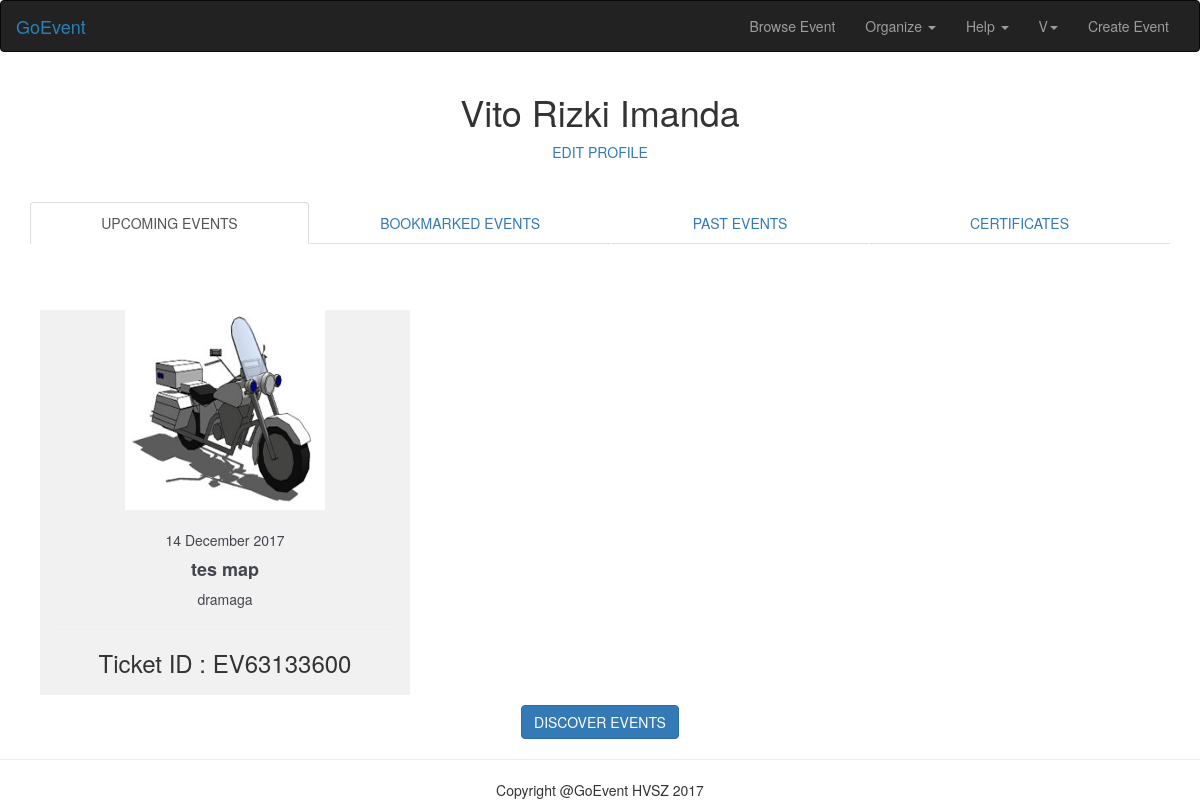
/pages/profile/index.php (signed in), run on the app's committed database.
### tables this page shows
CREATE TABLE `attendant` (
  `user_id` int(11) NOT NULL,
  `event_id` int(11) NOT NULL,
  `status` tinyint(1) NOT NULL DEFAULT '0',
  `ticket_id` varchar(50) NOT NULL,
  `arrival_time` time NOT NULL
);

CREATE TABLE `events` (
  `event_id` int(11) NOT NULL,
  `event_name` varchar(50) NOT NULL,
  `event_city` text NOT NULL,
  `event_date_starts` date NOT NULL,
  `event_time_starts` time NOT NULL,
  `event_date_ends` date NOT NULL,
  `event_time_ends` time NOT NULL,
  `event_capacity` int(11) NOT NULL,
  `event_certificate` text NOT NULL,
  `event_description` text NOT NULL,
  `event_video` varchar(255) NOT NULL,
  `event_photo` text NOT NULL,
  `organizer_id` int(11) NOT NULL,
  `ticket_name` varchar(50) NOT NULL,
  `ticket_quantity` int(11) NOT NULL,
  `ticket_price` int(11) NOT NULL,
  `ticket_description` text NOT NULL,
  `ticket_date_starts` date NOT NULL,
  `ticket_time_starts` time NOT NULL,
  `ticket_date_ends` date NOT NULL,
  `ticket_time_ends` time NOT NULL,
  `event_type` varchar(35) NOT NULL,
  `event_topic` varchar(35) NOT NULL,
  `latitude` float NOT NULL,
  `longitude` float NOT NULL
);

### pages/backend/attendant.php (called while the page is built, shortened)
<?php
    include('dbconnect.php');
    if (empty($_SESSION['user_id'])) {
        header("Location: ../sign_in");
    }
    else{
        $id = $_SESSION['user_id'];
        $query = mysqli_query($connect,  "SELECT * FROM attendant A JOIN events E WHERE user_id='$id' AND status=0 AND A.event_id=E.event_id ");
            if(mysqli_num_rows($query)>0){
                $upcoming = array();
                while($result =mysqli_fetch_assoc($query)){
                    $upcoming[]=$result;
                }
            }
            else{
                $upcoming=0;
            }
    }
?>

### pages/profile/index.php (the view, shortened to what this page needs)
<?php
    require_once '../backend/dbconnect.php';
    require_once '../backend/attendant.php';
?>
<!DOCTYPE html>
<html lang="en" >
<head>
  <link href="../../css/bootstrap.min.css" rel="stylesheet">
  <link href="../../css/style.css" rel="stylesheet" />
  <link rel="stylesheet" href="https://maxcdn.bootstrapcdn.com/bootstrap/3.3.7/css/bootstrap.min.css">
    <link rel="stylesheet" href="https://cdnjs.cloudflare.com/ajax/libs/bootstrap-select/1.12.4/css/bootstrap-select.min.css">
</head>
<body>
    <nav class="navbar navbar-inverse">
        <div class="container-fluid">
          <div class="navbar-header">
            <a class="navbar-brand" id="goevent_color" href="../../">GoEvent</a>
          </div>
          <div class="collapse navbar-collapse" id="bs-example-navbar-collapse-1">
            <ul class="nav navbar-nav navbar-right">
              <li><a href="../../pages/browse_event">Browse Event</a></li>
              <li class="dropdown">
                <a href="#" class="dropdown-toggle" data-toggle="dropdown" role="button" aria-haspopup="true" aria-expanded="false">Organize <span class="caret"></span></a>
              </li>
              <li class="dropdown">
                <a href="#" class="dropdown-toggle" data-toggle="dropdown" role="button" aria-haspopup="true" aria-expanded="false">Help <span class="caret"></span></a>
              </li>
              <?php if (!empty($_SESSION['user_id'])) { $user_name = $_SESSION['user_name'];?>
              <li class="dropdown">
                <a href="#" class="dropdown-toggle" data-toggle="dropdown" role="button" aria-haspopup="true" aria-expanded="false"><?php echo strtoupper(substr($user_name,0,1)) ?><span class="caret"></span></a>
              </li>
              <?php } else {
               header('Location: ../sign_in/' );
              } ?>
              <li><a href="../../pages/organizer_profile_choose_create">Create Event</a></li>
            </ul>
          </div>
        </div>
    </nav>
    <div class="container text-center">
      <h1> <?php echo $_SESSION['user_name']; ?> </h1>
      <a href="../../pages/account_setting">EDIT PROFILE</a>
    </div>
    <br />
    <br />
    <div class="container">
      <ul class="nav nav-tabs nav-justified text-center">
            <li class="active"><a data-toggle="tab" href="#upcoming">UPCOMING EVENTS</a></li>
            <li><a data-toggle="tab" href="#bookmark">BOOKMARKED EVENTS</a></li>
            <li><a data-toggle="tab" href="#past">PAST EVENTS</a></li>
            <li><a data-toggle="tab" href="#certificate">CERTIFICATES</a></li>
      </ul>
      <div class="tab-content text-center">
        <div id="upcoming" class="tab-pane fade in active">
          <br />
          <div class="container">
                    <br />
                    <div class="row">
          <?php if($upcoming!=0) {
            for($i=0; $i<count($upcoming); $i++){?>
                <?php $event_id_encrypt = base64_encode($upcoming[$i]['event_id']); ?>
                          <div onclick="location.href='../../pages/ticket?event_id=<?php echo $event_id_encrypt?>';" style="cursor: pointer; border: 10px solid white; background-color: #f1f1f1;" class="col-lg-4 text-center" id="card_event_profile">
                            <img src='../../photo_event/<?php echo $upcoming[$i]['event_photo']; ?>' width='200' height='200' id="card_event2">
                            <br/><br/>
                              <p id="date_card"> <?php echo date('d F Y', strtotime($upcoming[$i]['event_date_starts'])); ?> </p>
                              <h4 style="text-overflow: ellipsis; white-space: nowrap; overflow: hidden; " id="title_card"> <?php echo $upcoming[$i]["event_name"]; ?> </h4>
                              <p style="text-overflow: ellipsis; white-space: nowrap; overflow: hidden; " id="location_card"> <?php echo $upcoming[$i]["event_city"]; ?> </p>
                              <hr />
                              <h3 id="ticket_card">Ticket ID : <?php echo $upcoming[$i]["ticket_id"]; ?> </h3>
                          </div>
          <?php } ?>
          </div>
      </div>
          <?php } else { ?>
          <p>You have no upcoming events</p>
          <?php } ?>
          <a href="../../pages/browse_event" class="btn btn-primary btn-round text-center">DISCOVER EVENTS</a>
        </div>
      </div>
    </div>
  <footer>
    <hr />
    <div class="container">
      <p class="text-center">Copyright @GoEvent   HVSZ 2017</p>
    </div>
  </footer>
</body>
</html>

### css/style.css (style rules this page uses)
html, body { height: 100%; width: 100%; font-family: Comfortaa, Arial, sans-serif; }
#goevent_color { color: #2980b9; }
.btn-round { border-radius: 17px; }
#card_event_profile { background-color: #f1f1f1; padding: 0vh 1vw 1vh 1vw; margin: 2vh 0vw 0vh 0vw; }
#card_event2 { margin: 0 auto; }
#date_card { font-weight: 400; color: #42454d; }
#title_card { font-weight: 600; color: #42454d; }
#location_card { font-weight: 300; color: #42454d; }

### data on the page
attendant: event.event_photo (picture), event.event_date_starts "14 December 2017", event.event_name "tes map", event.event_city "dramaga", ticket "EV63133600"

### other printed values
substr($user_name,0,1) "V"
$_SESSION['user_name'] "Vito Rizki Imanda"
